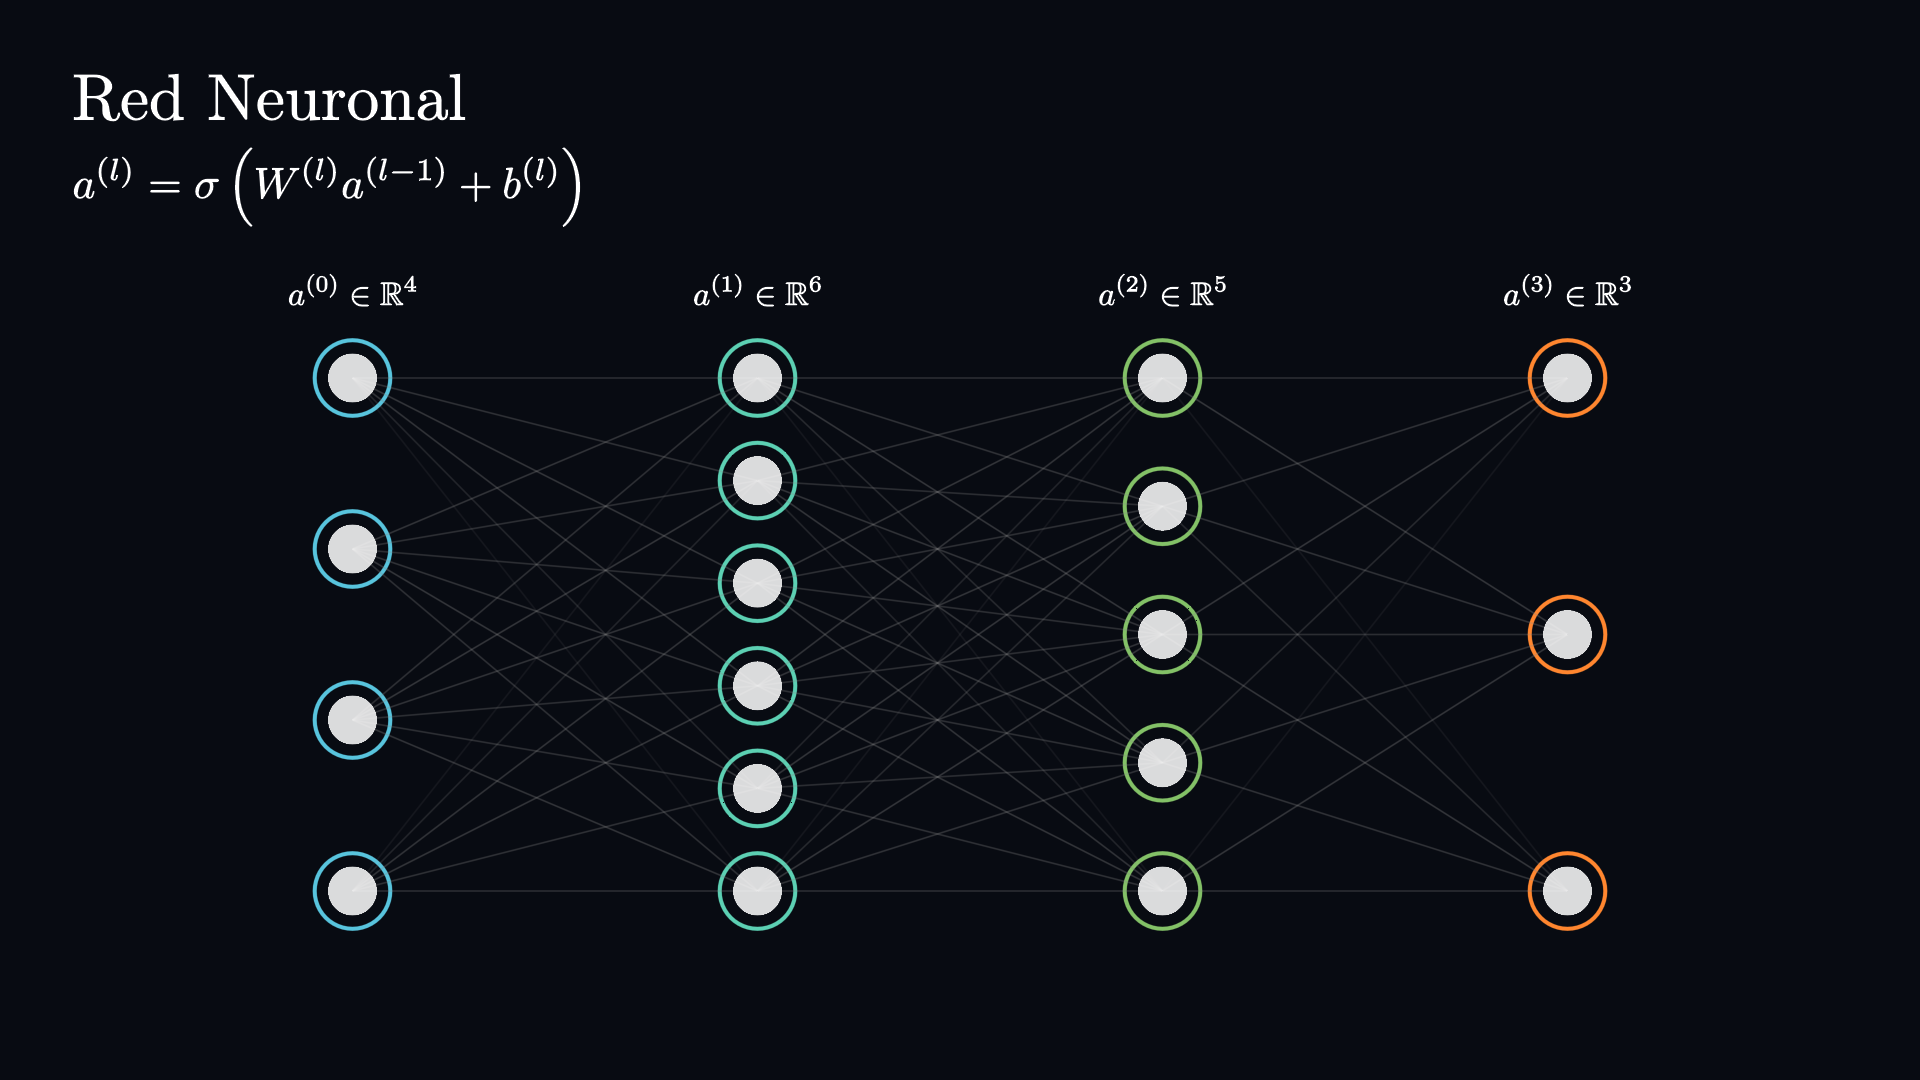

Reproduce this figure in Python.
from manimlib import *
import numpy as np


class RedNeuronalScene(Scene):
    """
    Artefacto Educativo IMC: Red Neuronal Artificial (Perceptrón Multicapa)
    Autor: Benjamín Ubilla
    Objetivo: Visualizar la arquitectura multicapa de una red neuronal profunda,
    sus conexiones sinápticas ponderadas y la formulación de activación por capas usando TexText y Tex.
    """

    def construct(self):
        # 1. Configuración de fondo
        self.camera.background_rgba = color_to_rgba("#080b12", 1.0)

        # 2. Título conciso, destacado y de gran tamaño
        title = TexText(r"Red Neuronal", font_size=48, color=BLUE_B)
        formula = Tex(r"a^{(l)} = \sigma\left(W^{(l)} a^{(l-1)} + b^{(l)}\right)", font_size=32, color=GREY_A)
        header = VGroup(title, formula).arrange(DOWN, aligned_edge=LEFT, buff=0.2)
        header.fix_in_frame()
        header.to_corner(UL, buff=0.55)
        self.add(header)

        # 3. Definición de capas: [Capa de entrada, Oculta 1, Oculta 2, Capa de salida]
        layer_sizes = [4, 6, 5, 3]
        layer_tex = [r"a^{(0)} \in \mathbb{R}^4", r"a^{(1)} \in \mathbb{R}^6", r"a^{(2)} \in \mathbb{R}^5", r"a^{(3)} \in \mathbb{R}^3"]
        layer_colors = [BLUE_C, TEAL_C, GREEN_C, ORANGE]
        
        x_positions = np.linspace(-4.5, 4.5, len(layer_sizes))
        layers_nodes = []
        labels_group = VGroup()

        for l_idx, (size, x_pos, tex_label, col) in enumerate(zip(layer_sizes, x_positions, layer_tex, layer_colors)):
            y_positions = np.linspace(-2.6, 1.2, size)
            nodes = []
            
            # Etiqueta LaTeX de la capa arriba de cada columna de nodos
            lbl = Tex(tex_label, font_size=24, color=GREY_A)
            lbl.move_to(np.array([x_pos, 1.85, 0]))
            labels_group.add(lbl)

            for y_pos in y_positions:
                center = np.array([x_pos, y_pos, 0])
                
                # Círculo base con relleno opaco para tapar aristas detrás
                base = Circle(radius=0.28)
                base.set_fill("#080b12", opacity=1.0)
                base.set_stroke(col, width=3.0)
                base.move_to(center)

                # Núcleo interior luminoso
                core = Dot(point=center, radius=0.18, color=col)
                core.set_opacity(0.85)

                node = VGroup(base, core)
                nodes.append(node)

            layers_nodes.append(nodes)

        # 4. Conexiones sinápticas (aristas) — trazadas antes para quedar detrás
        connections = VGroup()
        for l in range(len(layers_nodes) - 1):
            curr_layer = layers_nodes[l]
            next_layer = layers_nodes[l + 1]
            for n1 in curr_layer:
                for n2 in next_layer:
                    dist = np.linalg.norm(n1.get_center() - n2.get_center())
                    op = np.clip(0.18 + 0.15 * np.cos(dist * 1.8), 0.10, 0.45)
                    line = Line(
                        n1.get_center(),
                        n2.get_center(),
                        color=GREY_C,
                        stroke_width=1.2,
                        stroke_opacity=op,
                    )
                    connections.add(line)

        # 5. Agrupación y animación
        all_nodes = VGroup(*[node for layer in layers_nodes for node in layer])

        # Se añaden primero las conexiones y luego los nodos encima
        self.play(ShowCreation(connections, lag_ratio=0.01), run_time=1.2)
        self.play(FadeIn(all_nodes, lag_ratio=0.05), FadeIn(labels_group), run_time=1.0)
        self.wait(0.5)
